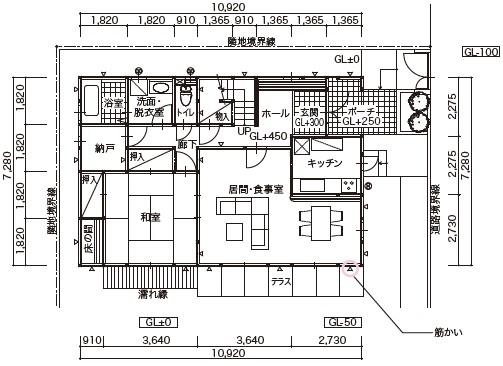
#> input picture tests/fixtures/jp_samples/jp01_heimenzu_1f.jpg, 503 x 366 px
$ python preprocessing.py ../tests/fixtures/jp_samples/jp01_heimenzu_1f.jpg
#> lines starting #> are read from the running program, lines starting #| are printed output that depends on the picture; after the words box and inside, x2 and y2 are one past the last pixel; in counts of white or black regions, pixels touching at a corner belong together
#> further down, img is the input picture: shape (366, 503, 3); mean B, G, R 225.2, 225.6, 226.5
import cv2
import numpy as np
from typing import Tuple, Dict, Any

import logging

logger = logging.getLogger(__name__)

def denoise_image(image: np.ndarray) -> np.ndarray:
    """
    Remove noise from the image while preserving edges as much as possible.
    """
    # Median blur is good for salt-and-pepper noise
    denoised = cv2.medianBlur(image, 3)

    # Optional: Fast Non-Local Means Denoising for more thorough cleanup
    # Phase 3: Activated for robust OCR/Vision on noisy scans
    denoised = cv2.fastNlMeansDenoising(denoised, None, 10, 7, 21)

    return denoised

def deskew_image(image: np.ndarray) -> Tuple[np.ndarray, float]:
    """
    Detect the skew angle and rotate the image to straighten it.
    """
    # Use edges to find the orientation
    gray = image if len(image.shape) == 2 else cv2.cvtColor(image, cv2.COLOR_BGR2GRAY)
    edges = cv2.Canny(gray, 50, 150, apertureSize=3)
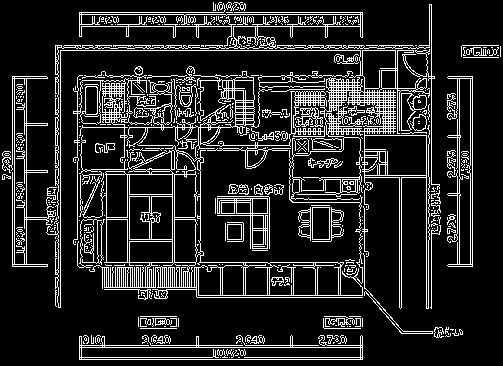
#> edges: shape (366, 503); 15% white in thin lines or dots

    # HoughLinesP to find dominant lines
    lines = cv2.HoughLinesP(edges, 1, np.pi / 180, 100, minLineLength=100, maxLineGap=10)
#> lines = 80 rows, first 6: [55, 45, 431, 45], [55, 50, 431, 50], [79, 12, 362, 12], [79, 26, 362, 26], [79, 347, 362, 347], [79, 14, 362, 14]

    if lines is None:
        return image, 0.0

    angles = []
    for line in lines:
        x1, y1, x2, y2 = line[0]
        angle = np.degrees(np.arctan2(y2 - y1, x2 - x1))

        # We care about angles near 0, 90, 180, 270 (horizontal/vertical)
        # Normalize angle to [-45, 45] range relative to nearest 90-deg step
        norm_angle = (angle + 45) % 90 - 45
        angles.append(norm_angle)
#> this loop made 80 passes
#> (x1, y1, x2, y2, angle, norm_angle) on passes 1 to 12: (55, 45, 431, 45, 0, 0), (55, 50, 431, 50, 0, 0), (79, 12, 362, 12, 0, 0), (79, 26, 362, 26, 0, 0), (79, 347, 362, 347, 0, 0), (79, 14, 362, 14, 0, 0), (79, 359, 362, 359, 0, 0), (77, 262, 364, 262, 0, 0), (79, 345, 362, 345, 0, 0), (431, 308, 431, 4, -90, 0), (79, 357, 362, 357, 0, 0), (60, 307, 60, 47, -90, 0)
#> after the loop, angles = 80 values, max 4 at index 74, min -45 at index 72, mean -0.366

    if not angles:
        return image, 0.0

    median_angle = np.median(angles)
#> median_angle = 0

    if abs(median_angle) < 0.1: # Already straight enough
        return image, 0.0

    # Rotate the image
    (h, w) = image.shape[:2]
    center = (w // 2, h // 2)
    M = cv2.getRotationMatrix2D(center, median_angle, 1.0)
    rotated = cv2.warpAffine(image, M, (w, h), flags=cv2.INTER_CUBIC, borderMode=cv2.BORDER_REPLICATE)

    return rotated, float(median_angle)

def preprocess_for_pipeline(image: np.ndarray, apply_morphology: bool = True) -> Dict[str, Any]:
    """
    Run the full preprocessing suite.
    """
    # 1. Grayscale (if not already)
    if len(image.shape) == 3:
        gray = cv2.cvtColor(image, cv2.COLOR_BGR2GRAY)
    else:
        gray = image.copy()

    # 2. Deskew
    deskewed, angle = deskew_image(gray)
#> angle = 0

    # 3. Denoise
    denoised = denoise_image(deskewed)
#> in denoise_image, `denoised = cv2.medianBlur(image, 3)`:
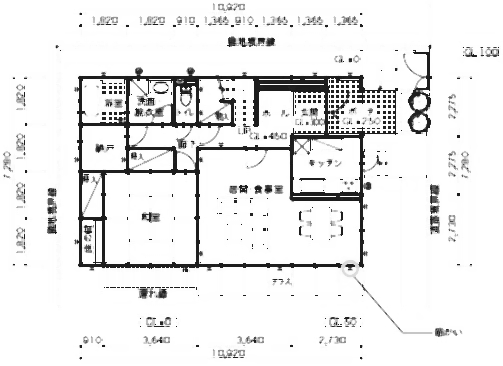
#> denoised: shape (366, 503); min 24, max 255, mean 234.9

    # 4. Adaptive Thresholding (Binarization)
    # Phase 3: Dynamic block size based on image resolution
    h, w = denoised.shape
#> h = 366; w = 503
    block_size = 11 if max(h, w) < 2000 else 15
#> block_size = 11
    binary = cv2.adaptiveThreshold(
        denoised, 255, cv2.ADAPTIVE_THRESH_GAUSSIAN_C, cv2.THRESH_BINARY_INV, block_size, 2
    )
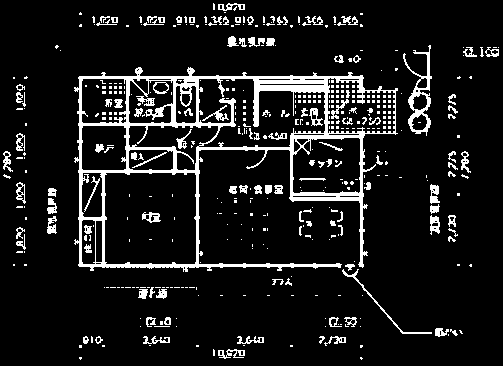
#> binary: shape (366, 503); 10.4% white; 461 white regions (342 under 20 px), largest, box (x1, y1, x2, y2) and area: (74, 67, 398, 272) 9992, (403, 45, 432, 136) 713, (342, 269, 432, 334) 246

    # 5. Morphological Operations (Phase 3)
    if apply_morphology:
        # Remove small dot noise
        kernel_open = cv2.getStructuringElement(cv2.MORPH_RECT, (2, 2))
        binary = cv2.morphologyEx(binary, cv2.MORPH_OPEN, kernel_open, iterations=1)
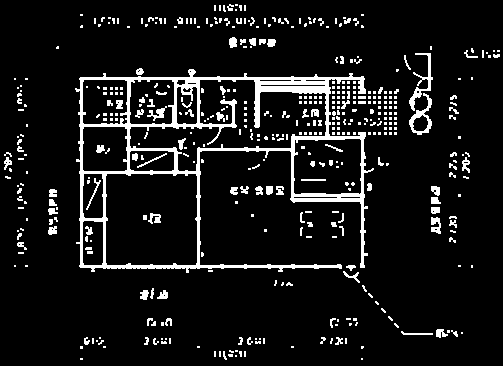
#> binary: shape (366, 503); 9.1% white; 470 white regions (361 under 20 px), largest, box (x1, y1, x2, y2) and area: (75, 69, 374, 273) 8731, (409, 53, 433, 111) 337, (409, 93, 432, 135) 302

        # Connect broken lines
        kernel_close = cv2.getStructuringElement(cv2.MORPH_RECT, (3, 3))
        binary = cv2.morphologyEx(binary, cv2.MORPH_CLOSE, kernel_close, iterations=1)
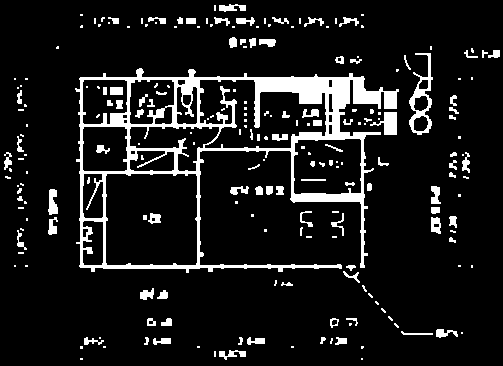
#> binary: shape (366, 503); 10.6% white; 221 white regions (127 under 20 px), largest, box (x1, y1, x2, y2) and area: (75, 68, 399, 273) 11988, (409, 53, 433, 135) 672, (370, 112, 397, 135) 331

    return {
        "processed": binary,
        "deskew_angle": angle,
        "is_preprocessed": True
    }

if __name__ == "__main__":
    # Quick test if run directly
    import sys
    if len(sys.argv) > 1:
        img_path = sys.argv[1]
        img = cv2.imread(img_path)
        if img is not None:
            res = preprocess_for_pipeline(img)
#> res = 3 items
            cv2.imwrite("debug_preprocessed.png", res["processed"])
            logger.info(f"Preprocessed: angle={res['deskew_angle']:.2f}")

$ run again, on tests/fixtures/jp_samples/jp03_handdrawn_jp.jpg
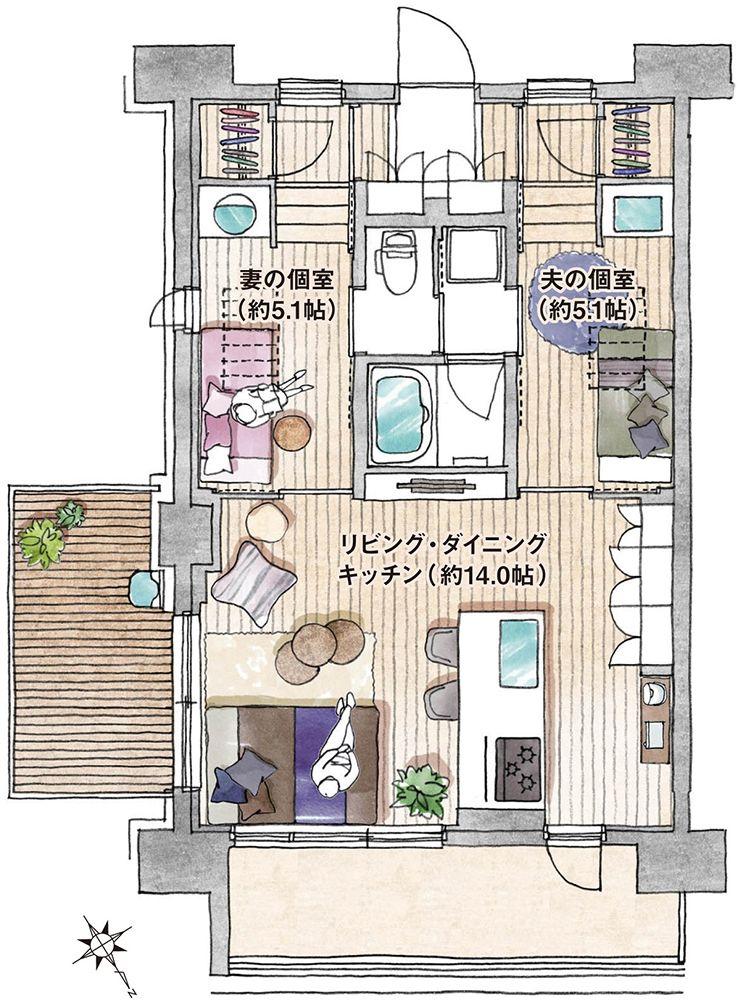
#> input picture tests/fixtures/jp_samples/jp03_handdrawn_jp.jpg, 738 x 1000 px
#> img is the input picture: shape (1000, 738, 3); mean B, G, R 202.8, 207.8, 212.6
#> in deskew_image, `edges = cv2.Canny(gray, 50, 150, apertureSize=3)`:
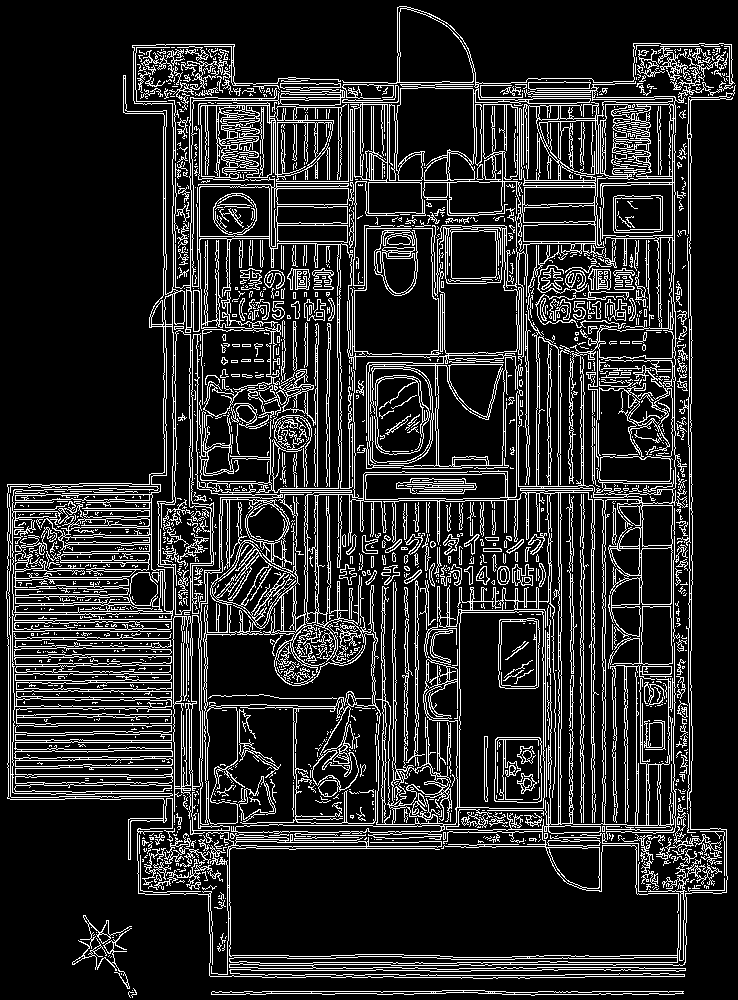
#> edges: shape (1000, 738); 15.7% white in thin lines or dots
#> lines = 298 rows, first 6: [558, 847, 558, 349], [583, 848, 583, 269], [560, 563, 560, 345], [192, 622, 192, 339], [173, 741, 173, 500], [605, 185, 605, 82]
#> the loop in deskew_image, `for line in lines:` made 298 passes
#> (x1, y1, x2, y2, angle, norm_angle) on passes 1 to 3: (558, 847, 558, 349, -90, 0), (583, 848, 583, 269, -90, 0), (560, 563, 560, 345, -90, 0)
#> after the loop in deskew_image, `for line in lines:`: angles = 298 values, max 44.22 at index 272, min -45 at index 43, mean -11.66
#> median_angle = 0
#> in preprocess_for_pipeline, `binary = cv2.morphologyEx(binary, cv2.MORPH_CLOSE, kernel_close, itera..`:
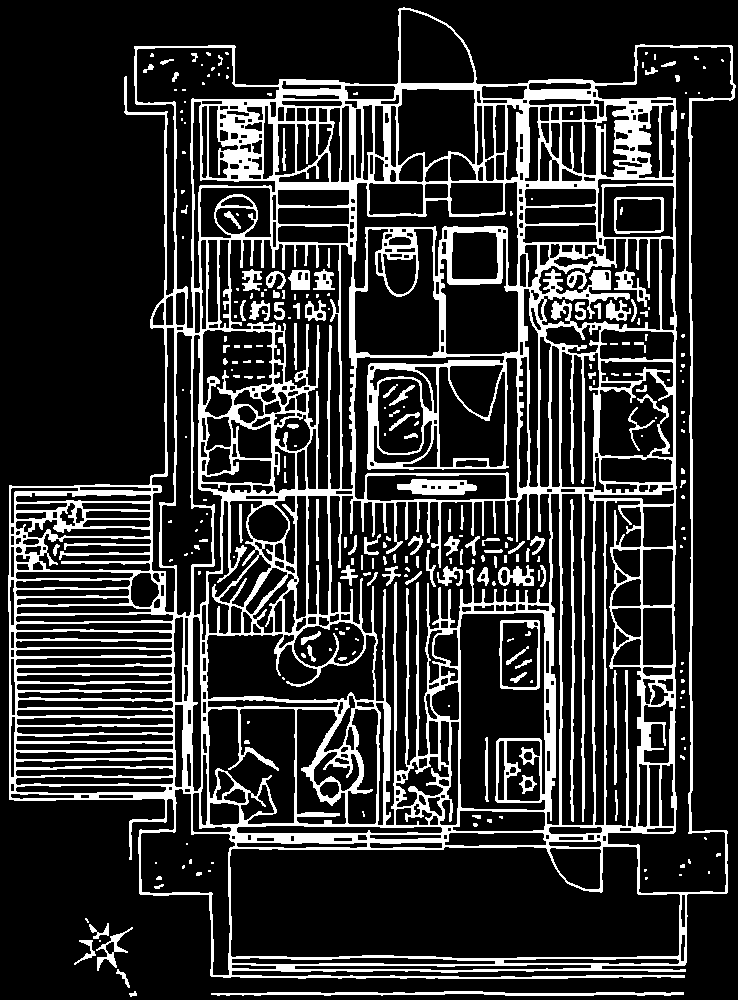
#> binary: shape (1000, 738); 19.3% white; 265 white regions (145 under 20 px), largest, box (x1, y1, x2, y2) and area: (8, 7, 736, 979) 127477, (211, 991, 684, 996) 1348, (397, 479, 477, 495) 908
#> res = 3 items

$ run again, on tests/fixtures/jp_samples/jp04_nikai_tsubo.jpg
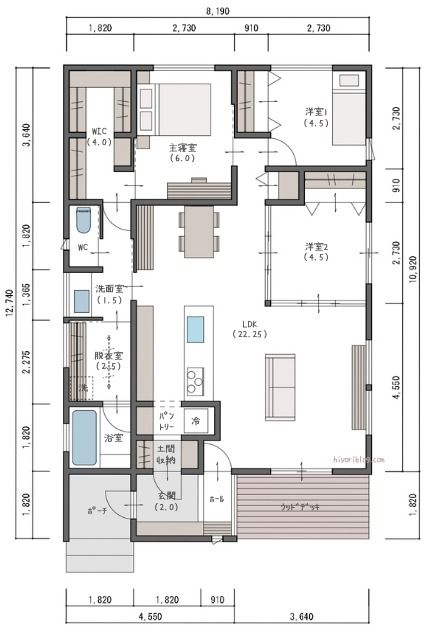
#> input picture tests/fixtures/jp_samples/jp04_nikai_tsubo.jpg, 433 x 630 px
#> img is the input picture: shape (630, 433, 3); mean B, G, R 228.6, 229.1, 229.8
#> in deskew_image, `edges = cv2.Canny(gray, 50, 150, apertureSize=3)`:
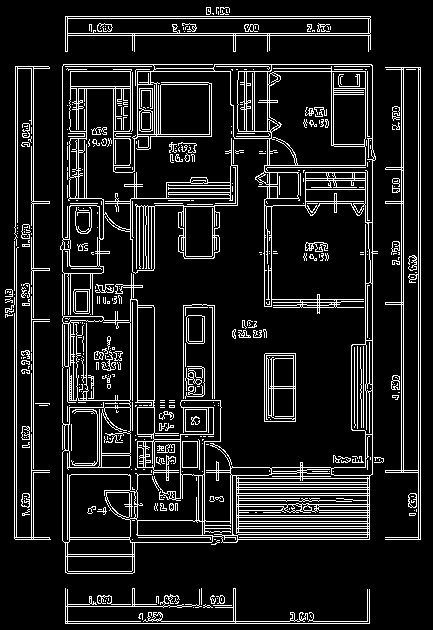
#> edges: shape (630, 433); 12.2% white in thin lines or dots
#> lines = 70 rows, first 6: [62, 540, 62, 66], [420, 539, 420, 67], [33, 539, 33, 66], [418, 539, 418, 67], [401, 472, 401, 67], [31, 539, 31, 66]
#> the loop in deskew_image, `for line in lines:` made 70 passes
#> (x1, y1, x2, y2, angle, norm_angle) on passes 1 to 8: (62, 540, 62, 66, -90, 0), (420, 539, 420, 67, -90, 0), (33, 539, 33, 66, -90, 0), (418, 539, 418, 67, -90, 0), (401, 472, 401, 67, -90, 0), (31, 539, 31, 66, -90, 0), (372, 474, 372, 65, -90, 0), (403, 472, 403, 67, -90, 0)
#> after the loop in deskew_image, `for line in lines:`: angles = 70 values, max 1.06 at index 32, min 0 at index 0, mean 0.0233
#> median_angle = 0
#> in preprocess_for_pipeline, `binary = cv2.morphologyEx(binary, cv2.MORPH_CLOSE, kernel_close, itera..`:
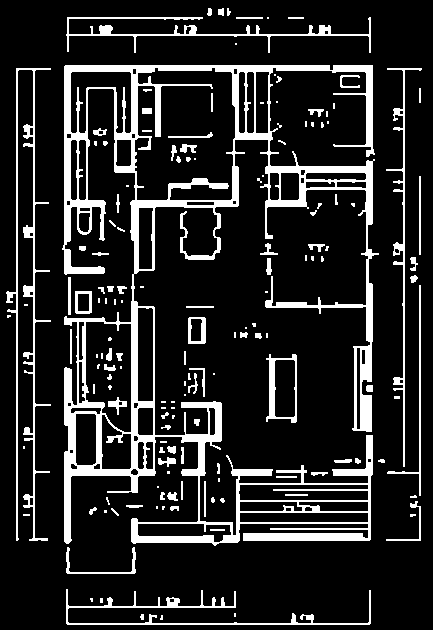
#> binary: shape (630, 433); 15.1% white; 156 white regions (72 under 20 px), largest, box (x1, y1, x2, y2) and area: (62, 65, 379, 546) 27592, (6, 68, 51, 541) 2824, (66, 589, 371, 625) 1544
#> res = 3 items

$ run again, on tests/fixtures/jp_samples/kr01_debug_apt.jpg
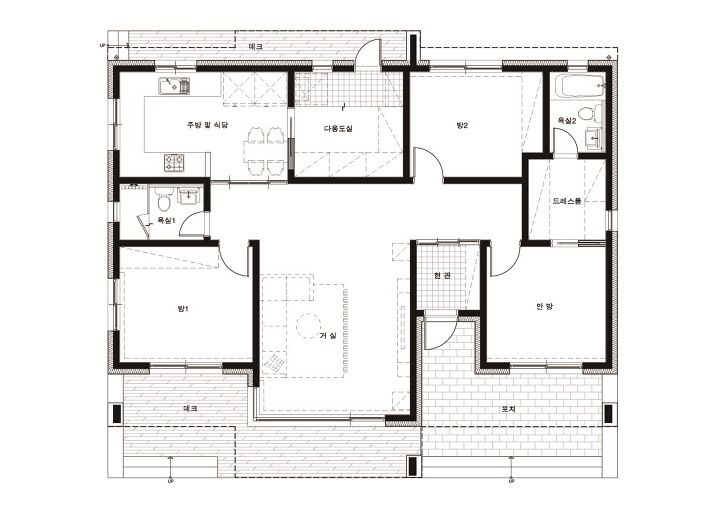
#> input picture tests/fixtures/jp_samples/kr01_debug_apt.jpg, 720 x 509 px
#> img is the input picture: shape (509, 720, 3); mean B, G, R 234.2, 236.5, 237.1
#> in deskew_image, `edges = cv2.Canny(gray, 50, 150, apertureSize=3)`:
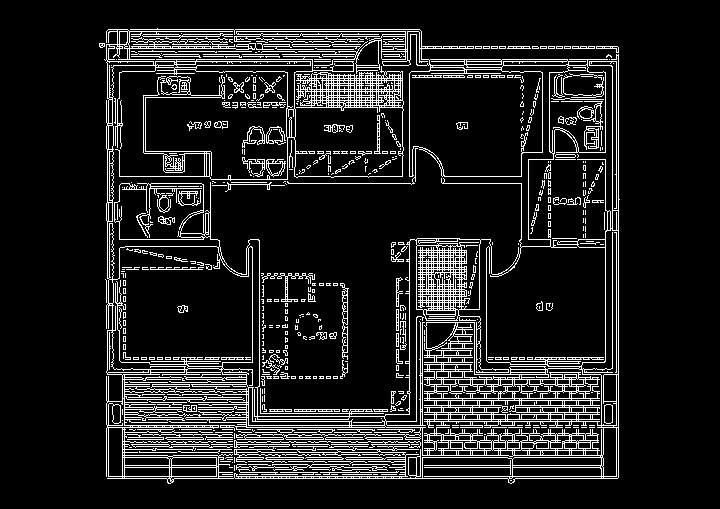
#> edges: shape (509, 720); 12.3% white in thin lines or dots, all inside (x1, y1, x2, y2) = (99, 28, 620, 484)
#> lines = 117 rows, first 6: [107, 478, 617, 478], [106, 476, 618, 476], [106, 419, 352, 419], [122, 457, 602, 457], [107, 61, 356, 61], [618, 477, 618, 47]
#> the loop in deskew_image, `for line in lines:` made 117 passes
#> (x1, y1, x2, y2, angle) on passes 1 to 8: (107, 478, 617, 478, 0), (106, 476, 618, 476, 0), (106, 419, 352, 419, 0), (122, 457, 602, 457, 0), (107, 61, 356, 61, 0), (618, 477, 618, 47, -90), (104, 59, 358, 59, 0), (99, 46, 364, 46, 0)
#> after the loop in deskew_image, `for line in lines:`: angles = 117 values, max 0.902 at index 87, min -3.75 at index 94, mean -0.127
#> median_angle = 0
#> in preprocess_for_pipeline, `binary = cv2.morphologyEx(binary, cv2.MORPH_CLOSE, kernel_close, itera..`:
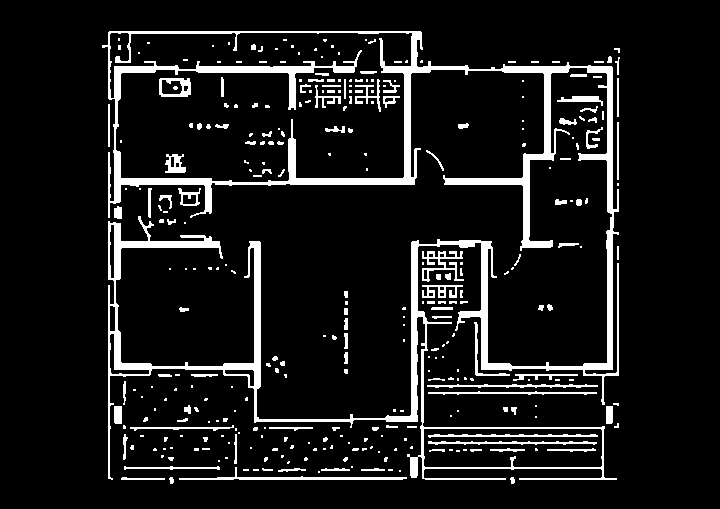
#> binary: shape (509, 720); 9.6% white; 324 white regions (209 under 20 px), largest, box (x1, y1, x2, y2) and area: (102, 31, 619, 480) 23539, (179, 467, 407, 480) 659, (422, 251, 464, 282) 471
#> res = 3 items
